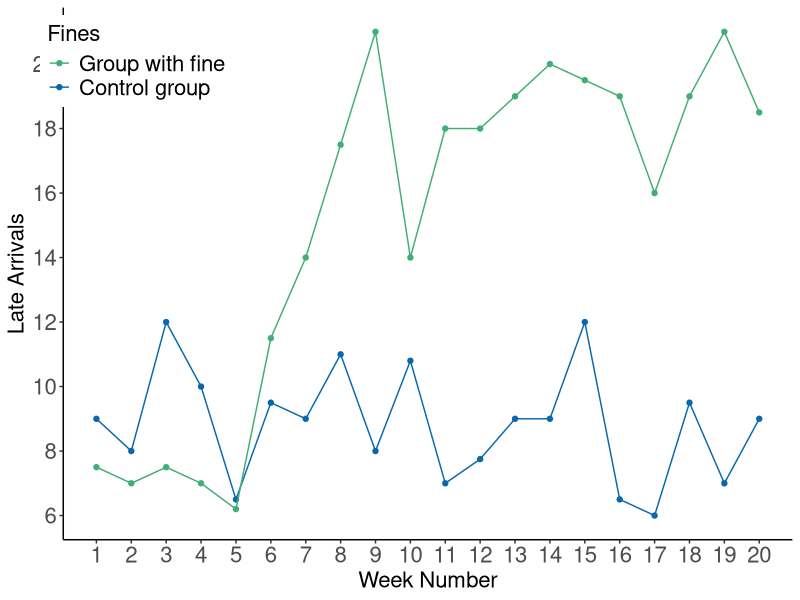
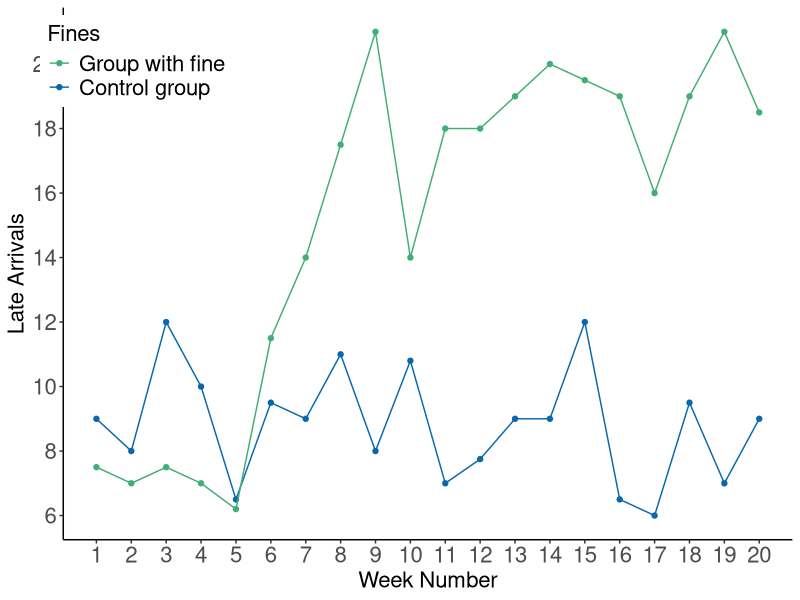

The R source for these figures, in order:
library(ggplot2)
library(ggthemes)

#Need to add actual values
GR_2000 <- data.frame("weeknum" = 1:20, 
                      "fine" = c(9, 8, 12, 10, 6.5, 9.5, 9, 11, 8, 10.8,
                                 7, 7.75, 9, 9, 12, 6.5, 6, 9.5, 7, 9 ), 
                      "control" = c(7.5, 7, 7.5, 7, 6.2, 11.5, 14, 17.5, 21, 14,
                                    18, 18, 19, 20, 19.5, 19, 16, 19, 21, 18.5)
)

BHcolors <- c("#41ae76", "#0868ac")

fines <- ggplot(data = GR_2000, aes(x = weeknum)) +
  geom_point(aes(y = fine, color = BHcolors[1])) + 
  geom_line(aes(y = fine, color = BHcolors[1])) +
  geom_point(aes(y = control, color = BHcolors[2])) + 
  geom_line(aes(y = control, color = BHcolors[2])) +
  scale_color_manual("Fines", values = BHcolors, labels=c("Group with fine","Control group")) +
  scale_x_continuous(breaks = scales::pretty_breaks(n = 20)) +
  scale_y_continuous(breaks = scales::pretty_breaks(n = 6)) +
  xlab("Week Number") + 
  ylab("Late Arrivals") +
  theme_classic() + 
  theme(axis.title.y = element_text(size = 16),
        legend.position = c(0.1, 0.9),
        legend.text=element_text(size=16),
        axis.text.x = element_text(size = 16),
        axis.text.y = element_text(size = 16),
        axis.title.x = element_text(size = 16),
        legend.title =element_text(size=16)) 
print(fines)

ggsave("people/Gneezy_Rustichini_2000.pdf", width = 10, height = 5)
